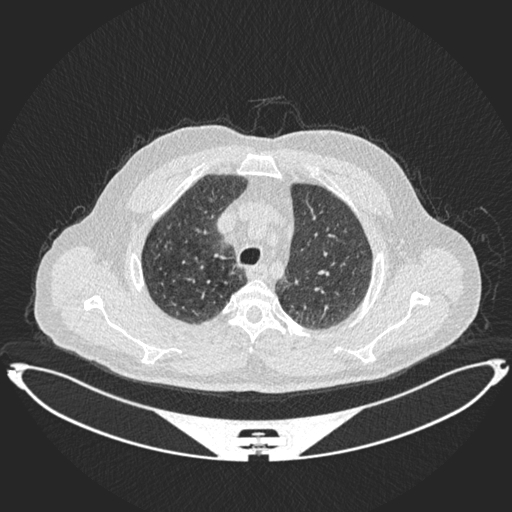
%> input picture Sem-5/Digital Image Processing/Assignment 3/lungs1.tif, 512 x 512 px
$ octave A2.m   (GNU Octave 9; MATLAB toolbox functions it lacks are replaced by stand-ins)
%> lines starting %> are read from the running program, lines starting %| are printed output that depends on the picture
% 2. Subtract one image from other image.

i1 = imread("lungs1.tif");
%> i1 is the input picture: size 512x512 uint8; min 37, max 255, mean 99.6
subplot(1,3,1);
imshow(i1);
title("Image1");

i2 = imread("lungs2.tif");
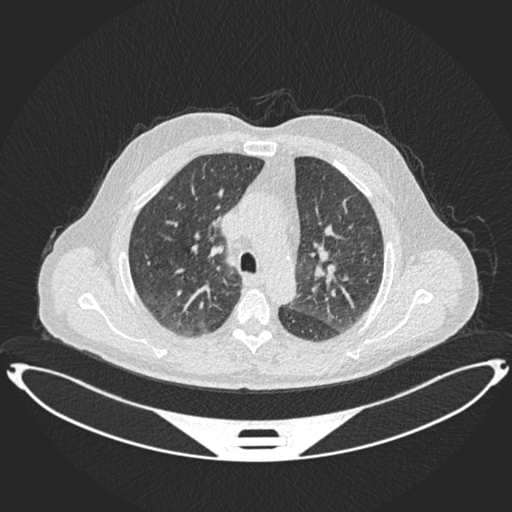
%> input picture Sem-5/Digital Image Processing/Assignment 3/lungs2.tif, 512 x 512 px
%> i2 is the input picture: size 512x512 uint8; min 37, max 255, mean 97.5
subplot(1,3,2);
imshow(i2);
title("Image2");

i = imsubtract(i1,i2);
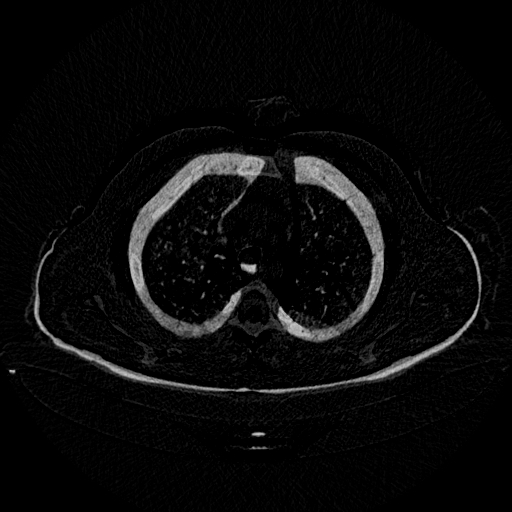
%> i: size 512x512 uint8; min 0, max 203, mean 10
subplot(1,3,3);
imshow(i);
title("Image1 - Image2");
